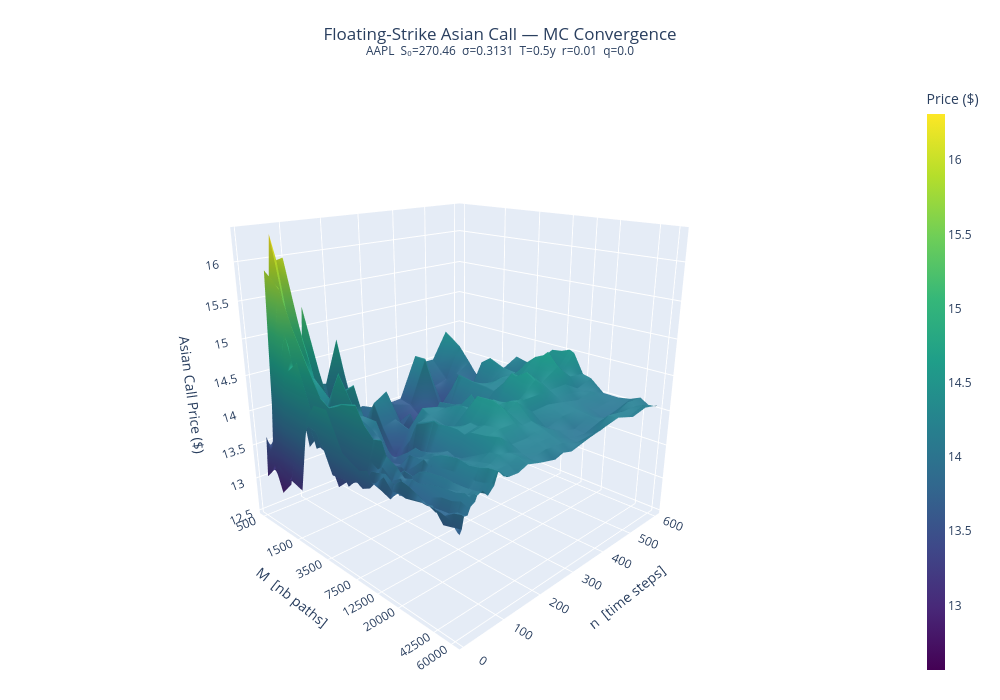

Write notebook code for a chart like this one.
### Code cell
import numpy as np
import pandas as pd
import plotly.graph_objects as go
from itertools import product

# =========================================================
# Parameters
# =========================================================
S0    = 270.46
r     = 0.01
q     = 0.0     
sigma = 0.3131
T     = 0.5

N_values = [10, 15, 20, 28, 35, 45, 50, 63, 75, 90, 100, 113,
            126, 150, 175, 210, 252, 275, 300, 350, 400, 450, 504, 550, 600]  # 24 points, max 550

M_values = [500, 750, 1000, 1500, 2000, 2500, 3500, 5000, 6000,
            7500, 9000, 10000, 12500, 15000, 17500, 20000, 27500,
            35000, 42500, 50000, 57500, 60000]                                   # 21 points, max 57500

print(f"Grid size : {len(N_values)} x {len(M_values)} = {len(N_values)*len(M_values)} runs")

# =========================================================
# Monte Carlo Loop
# =========================================================
results = []
total   = len(N_values) * len(M_values)

for idx, (n, M) in enumerate(product(N_values, M_values), 1):
    dt  = T / n
    rng = np.random.default_rng(seed=42)
    Z   = rng.standard_normal((M, n))

    log_increments = (r - q - 0.5 * sigma**2) * dt + sigma * np.sqrt(dt) * Z
    S_paths        = np.empty((M, n + 1))
    S_paths[:, 0]  = S0
    S_paths[:, 1:] = S0 * np.exp(np.cumsum(log_increments, axis=1))

    S_bar   = S_paths.mean(axis=1)
    ST      = S_paths[:, -1]
    payoffs = np.maximum(ST - S_bar, 0.0)
    price   = np.exp(-r * T) * payoffs.mean()

    results.append({"n": n, "M": M, "price": price})
    print(f"[{idx:>4}/{total}]  n={n:>4}  M={M:>6}  price={price:.4f}")

# =========================================================
# DataFrame + Pivot
# =========================================================
df    = pd.DataFrame(results)
pivot = df.pivot(index="n", columns="M", values="price")
print("\n", pivot.round(4))

# =========================================================
# Interactive Plotly Surface
# =========================================================
n_vals  = pivot.index.values          # y-axis  (time steps)
M_vals  = pivot.columns.values        # x-axis  (nb paths)
Z_surf  = pivot.values

fig = go.Figure(data=[go.Surface(
    x=np.log10(M_vals),               # log scale for M
    y=n_vals,
    z=Z_surf,
    colorscale="Viridis",
    colorbar=dict(title="Price ($)", thickness=18),
    hovertemplate=(
        "log₁₀(M): %{x:.2f}<br>"
        "n: %{y}<br>"
        "Price: $%{z:.4f}<extra></extra>"
    )
)])

# Proper x tick labels → show real M values
fig.update_layout(
    title=dict(
        text=(f"Floating-Strike Asian Call — MC Convergence<br>"
              f"<sup>AAPL  S₀={S0}  σ={sigma}  T={T}y  "
              f"r={r}  q={q}</sup>"),
        x=0.5
    ),
    scene=dict(
        xaxis=dict(
            title="M  [nb paths]",
            tickvals=np.log10(M_vals[::3]),
            ticktext=[str(m) for m in M_vals[::3]],
        ),
        yaxis=dict(title="n  [time steps]"),
        zaxis=dict(title="Asian Call Price ($)"),
        camera=dict(eye=dict(x=1.6, y=-1.6, z=0.8))   # default viewing angle
    ),
    width=1000,
    height=700,
    margin=dict(l=20, r=20, t=80, b=20)
)

fig.show()

# optional — save as standalone HTML
# fig.write_html("asian_surface.html")

### Figure 1 — Plotly figure (JSON) as saved in the notebook; plotly's stock layout.template omitted (floating-point values rounded to 4 significant figures; data arrays with more than 128 entries replaced by an {"elided": "..."} marker saying what was removed)
{"data": [{"colorbar": {"thickness": 18, "title": {"text": "Price ($)"}}, "colorscale": [[0, "#440154"], [0.1111, "#482878"], [0.2222, "#3e4989"], [0.3333, "#31688e"], [0.4444, "#26828e"], [0.5556, "#1f9e89"], [0.6667, "#35b779"], [0.7778, "#6ece58"], [0.8889, "#b5de2b"], [1, "#fde725"]], "hovertemplate": "log₁₀(M): %{x:.2f}<br>n: %{y}<br>Price: $%{z:.4f}<extra></extra>", "type": "surface", "x": [2.699, 2.875, 3.0, 3.176, 3.301, 3.398, 3.544, 3.699, 3.778, 3.875, 3.954, 4.0, 4.097, 4.176, 4.243, 4.301, 4.439, 4.544, 4.628, 4.699, 4.76, 4.778], "y": [10, 15, 20, 28, 35, 45, 50, 63, 75, 90, 100, 113, 126, 150, 175, 210, 252, 275, 300, 350, 400, 450, 504, 550, 600], "z": {"elided": "25x22 float values"}}], "layout": {"height": 700, "margin": {"b": 20, "l": 20, "r": 20, "t": 80}, "scene": {"camera": {"eye": {"x": 1.6, "y": -1.6, "z": 0.8}}, "xaxis": {"ticktext": ["500", "1500", "3500", "7500", "12500", "20000", "42500", "60000"], "tickvals": [2.699, 3.176, 3.544, 3.875, 4.097, 4.301, 4.628, 4.778], "title": {"text": "M  [nb paths]"}}, "yaxis": {"title": {"text": "n  [time steps]"}}, "zaxis": {"title": {"text": "Asian Call Price ($)"}}}, "title": {"text": "Floating-Strike Asian Call — MC Convergence<br><sup>AAPL  S₀=270.46  σ=0.3131  T=0.5y  r=0.01  q=0.0</sup>", "x": 0.5}, "width": 1000}}
